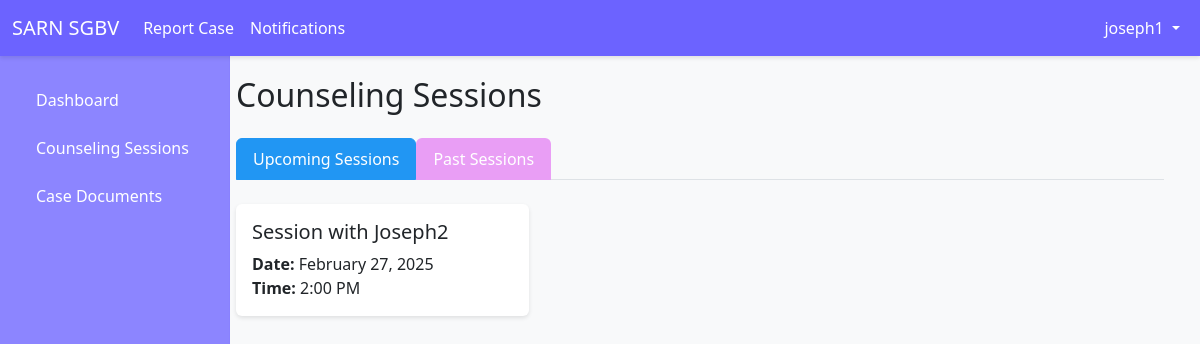
The app's page /counseling-sessions/ (signed in), older data.
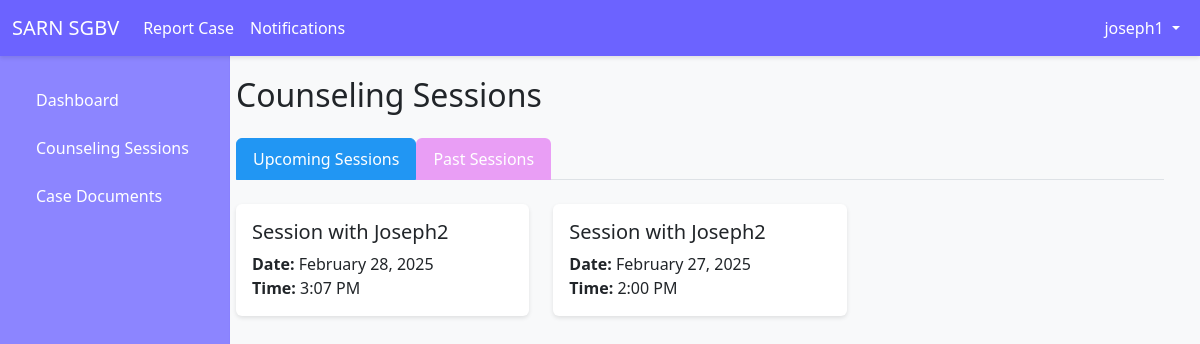
The same page, newer data.
### cases/models.py (models this page shows, shortened)
class CounselingSession(models.Model):
    case = models.ForeignKey(Case, on_delete=models.CASCADE, related_name="counseling_sessions")
    survivor = models.ForeignKey(User, on_delete=models.CASCADE, related_name="counseling_sessions")
    counselor = models.ForeignKey(User, on_delete=models.CASCADE, related_name="sessions_conducted")
    session_date = models.DateTimeField()
    notes = models.TextField(null=True, blank=True)

### users/models.py (models this page shows)
class User(AbstractUser):
    ROLE_CHOICES = [
        ('survivor', 'Survivor'),
        ('officer', 'SGBV Officer'),
        ('law_enforcement', 'Law Enforcement'),
        ('medical_officer', 'Medical Officer'),
    ]
    role = models.CharField(max_length=20, choices=ROLE_CHOICES, default='survivor')
    phone = models.CharField(max_length=15, blank=True, null=True)
    address = models.TextField(blank=True, null=True)
    groups = models.ManyToManyField(Group, related_name="custom_user_groups", blank=True)
    user_permissions = models.ManyToManyField(Permission, related_name="custom_user_permissions", blank=True)

### cases/views.py (the view)
# urls.py: path('counseling-sessions/', login_required(counseling_sessions), name='counseling_sessions'),
@login_required
def counseling_sessions(request):
    if request.user.role == 'officer':
        sessions = CounselingSession.objects.all().order_by('-session_date')
    elif request.user.role == 'survivor':
        sessions = CounselingSession.objects.filter(survivor=request.user).order_by('-session_date')
    else:
        sessions = []
    paginator = Paginator(sessions, 10)
    page_number = request.GET.get('page')
    page_obj = paginator.get_page(page_number)
    return render(request, 'cases/counseling_sessions.html', {'page_obj': page_obj, 'now' : now()})

### cases/templates/cases/counseling_sessions.html (shortened to what this page needs)
{% extends "base.html" %}
{% block content %}
<div class="container-fluid">
    <h2 class="mb-4">Counseling Sessions</h2>
    <ul class="nav nav-tabs mb-4" id="sessionTab" role="tablist">
        <li class="nav-item">
            <a class="nav-link active" id="counseling-tab" data-bs-toggle="tab" href="#upcoming">
                Upcoming Sessions
            </a>
        </li>
        <li class="nav-item">
            <a class="nav-link" id="court-tab" data-bs-toggle="tab" href="#past">
                Past Sessions
            </a>
        </li>
    </ul>
    <div class="tab-content" id="sessionTabContent">
        <div class="tab-pane fade show active" id="upcoming">
            <div class="row">
                {% for session in page_obj %}
                    {% if session.session_date > now %}
                    <div class="col-md-6 col-lg-4 mb-4">
                        <div class="card">
                            <div class="card-body">
                                <h5 class="card-title">
                                    Session with
                                    {% if request.user.role == 'officer' %}
                                    {{ session.survivor.username }}
                                    {% else %}
                                    {{ session.counselor.username }}
                                    {% endif %}
                                </h5>
                                <p class="card-text">
                                    <strong>Date:</strong> {{ session.session_date|date:"F d, Y" }}<br>
                                    <strong>Time:</strong> {{ session.session_date|date:"g:i A" }}
                                </p>
                            </div>
                        </div>
                    </div>
                    {% endif %}
                {% endfor %}
            </div>
        </div>
    </div>
</div>
{% endblock %}

Row changes from the older to the newer data that the page shows:
added CounselingSession: counselor.username "Joseph2", session_date "February 28, 2025", session_date "3:07 PM"
